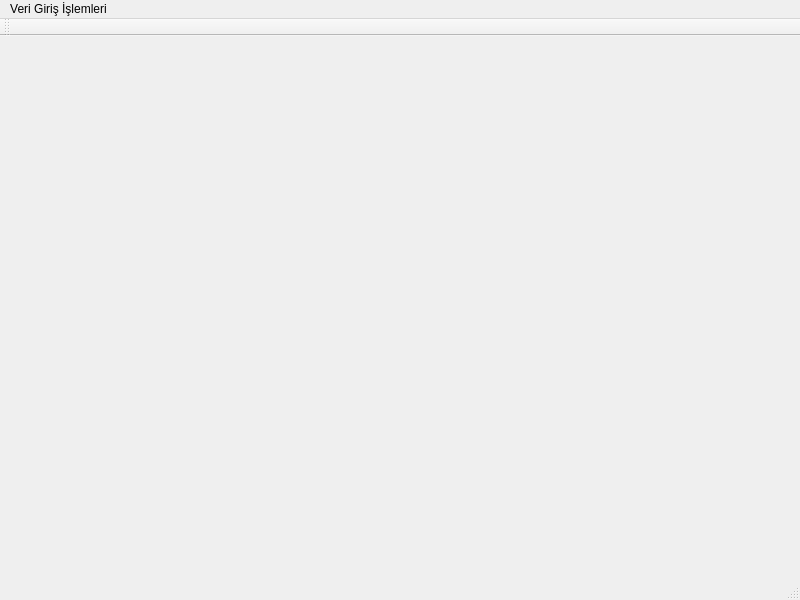
<?xml version="1.0" encoding="UTF-8"?>
<ui version="4.0">
 <class>OtobusYonetimSistemi</class>
 <widget class="QMainWindow" name="OtobusYonetimSistemi">
  <property name="geometry">
   <rect>
    <x>0</x>
    <y>0</y>
    <width>800</width>
    <height>600</height>
   </rect>
  </property>
  <property name="windowTitle">
   <string>OtobusYonetimSistemi</string>
  </property>
  <widget class="QWidget" name="centralwidget"/>
  <widget class="QMenuBar" name="menubar">
   <property name="geometry">
    <rect>
     <x>0</x>
     <y>0</y>
     <width>800</width>
     <height>22</height>
    </rect>
   </property>
   <widget class="QMenu" name="menuVeri_Giri_lemler">
    <property name="title">
     <string>Veri Giriş İşlemleri</string>
    </property>
    <addaction name="separator"/>
   </widget>
   <addaction name="menuVeri_Giri_lemler"/>
  </widget>
  <widget class="QStatusBar" name="statusbar"/>
  <widget class="QToolBar" name="verigiristoolbar">
   <property name="windowTitle">
    <string>toolBar</string>
   </property>
   <attribute name="toolBarArea">
    <enum>TopToolBarArea</enum>
   </attribute>
   <attribute name="toolBarBreak">
    <bool>false</bool>
   </attribute>
  </widget>
 </widget>
 <resources/>
 <connections/>
</ui>
